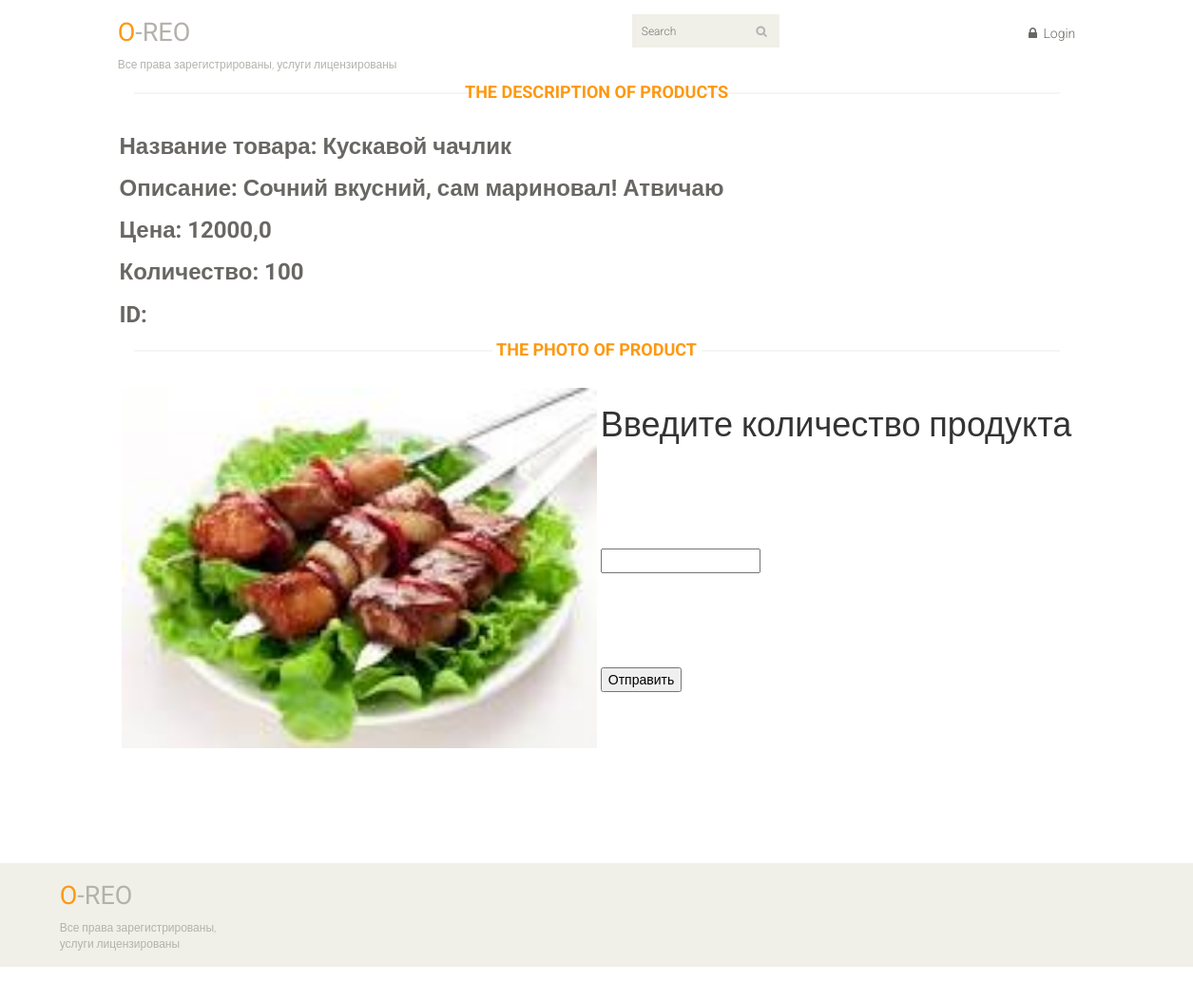
The app's page /product/3 with its own data.
### index/models.py (models this page shows, shortened)
class Product(models.Model):
    product_name = models.CharField(max_length=512)
    product_desc = models.TextField(blank=True)
    product_price = models.FloatField()
    product_photo = models.ImageField()
    product_amount = models.IntegerField()
    product_category = models.ForeignKey(Category, on_delete=models.CASCADE)
    added_time = models.DateTimeField(auto_now_add=True)

### index/views.py (the view, shortened to what this page needs)
# urls.py: path('product/<int:pk>', views.product_page),
def product_page(request, pk):
    product_info = Product.objects.get(id=pk)
    context = {'product': product_info}
    return render(request, 'about_product.html', context)

### index/templates/about_product.html (shortened to what this page needs)
{% load static %}
<html lang="ru">
<head>
    <link href="{% static 'css/bootstrap.min.css' %}" rel="stylesheet">
    <link href="{% static 'css/font-awesome.min.css' %}" rel="stylesheet">
    <link href="{% static 'css/prettyPhoto.css' %}" rel="stylesheet">
    <link href="{% static 'css/price-range.css' %}" rel="stylesheet">
    <link href="{% static 'css/animate.css' %}" rel="stylesheet">
	<link href="{% static 'css/main.css' %}" rel="stylesheet">
	<link href="{% static 'css/responsive.css' %}" rel="stylesheet">
</head>
<body>
    <section class="vlad_header">
		<div class="div_container_header">
			<div class="div_logo">
				<div class="companyinfo">
					<h2><span>O</span>-reo</h2>
					<p>Все права зарегистрированы, услуги лицензированы</p>
				</div>
			</div>
			<div class="div_search">
				<div class="search_box pull-right">
					<form method="POST">
						<input type="text" placeholder="Search" name="search_bar" />
					</form>
				</div>
			</div>
			<div class="div_buttons">
				<div class="shop-menu pull-right">
					<ul class="nav navbar-nav">
						{% if user.is_authenticated %}
							<li><a href="/">Home</a></li>
							<li><a href="/category">Category</a></li>
							<li><a href="/cart"><i class="fa fa-shopping-cart"></i> Cart</a></li>
							<li><a href="/accounts/logout/"><i class="fa fa-lock"></i> Logout</a></li>
						{% else %}
							<li><a href="/accounts/login/"><i class="fa fa-lock"></i> Login</a></li>
						{% endif %}
					</ul>
				</div>
			</div>
		</div>
	</section>
    <section>
        <div class="div_main_container">
			<h2 class="title text-center">The description of products</h2>
            <p>Название товара: {{ product.product_name }}</p>
            <p>Описание: {{ product.product_desc }}</p>
            <p>Цена: {{ product.product_price }}</p>
            <p>Количество: {{ product.product_amount }}</p>
			<p>ID: {{ product.product_id }}</p>
            <h2 class="title text-center">The photo of product</h2>
			<div class="div_con_ph_form">
				<div class="div_con_img">
               		<img src="{{ product.product_photo }}">
				</div>
				<div class="div_con_p_form">
					<form method="POST">
						<h1>Введите количество продукта</h1>
						<input type="number" name="amount_products"> <br>
						<button>Отправить</button>
					</form>
				</div>
			</div>
        </div>
    </section>
    <footer id="footer">
		<div class="footer-top">
			<div class="container">
				<div class="row">
					<div class="col-sm-2">
						<div class="companyinfo">
							<h2><span>O</span>-reo</h2>
							<p>Все права зарегистрированы, услуги лицензированы</p>
						</div>
					</div>
				</div>
			</div>
		</div>
	</footer>
</body>
</html>

### index/static/css/main.css (style rules this page uses)
body { font-family: 'Roboto', sans-serif; background:; position: relative; font-weight:400px; }
ul li { list-style: none; }
a { -webkit-transition: 300ms; -moz-transition: 300ms; -o-transition: 300ms; transition: 300ms; }
h1, h2, h3, h4, h5, h6 { font-family: 'Roboto', sans-serif; }
.shop-menu ul li { display:inline-block; padding-left: 15px; padding-right: 15px; }
.shop-menu ul li:last-child { padding-right: 0; }
.shop-menu ul li a { background: #FFFFFF; color: #696763; font-family: 'Roboto', sans-serif; font-size: 14px; font-weight: 300; padding:0; padding-right: 0; margin-top: 10px; }
.shop-menu ul li a i { margin-right:3px; }
.search_box input { background: #F0F0E9; border: medium none; color: #B2B2B2; font-family: 'roboto'; font-size: 12px; font-weight: 300; height: 35px; outline: medium none; padding-left: 10px; width: 155px; background-image: url(../images/home/searchicon.png); background-repeat: no-repeat; background-position: 130px; }
#footer { background: #F0F0E9; }
.footer-top .container { border-bottom: 1px solid #E0E0DA; padding-bottom: 20px; }
.companyinfo h2 { color: #B4B1AB; font-family: abel; font-size: 27px; text-transform: uppercase; }
.companyinfo h2 span { color:#FE980F; }
.companyinfo p { color: #B3B3AD; font-family: 'Roboto', sans-serif; font-size: 12px; font-weight: 300; }
.left-sidebar h2:after, h2.title:after { content: " "; position: absolute; border: 1px solid #f5f5f5; bottom:8px; left: 0; width: 100%; height: 0; z-index: -2; }
h2.title:before { content: " "; position: absolute; background: #fff; bottom: -6px; width: 220px; height: 30px; z-index: -1; left: 50%; margin-left: -110px; }
h2.title { color: #FE980F; font-family: 'Roboto', sans-serif; font-size: 18px; font-weight: 700; margin: 0 15px; text-transform: uppercase; margin-bottom: 30px; position: relative; }
.div_container_header { display: flex; flex-direction: row; justify-content: space-around; }
.div_search { margin-top: 1.2%; }
.div_buttons { margin-top: 1.2%; }
.div_main_container { width: 80%; margin-left: 10%; margin-right: 10%; }
.div_main_container p { font-family: 'Roboto', sans-serif; font-size: 24px; font-weight: 700; color: #696763; }
.div_con_img { width: 500px; height: 500px; }
.div_con_img img { width: 100%; height: auto; }
.div_con_ph_form { display: flex; flex-direction: row; justify-content: space-around; }
.div_con_p_form input, button { margin-top: 20%; }

### records on screen
Product: product_name "Кускавой чачлик", product_desc "Сочний вкусний, сам мариновал! Атвичаю", product_price "12000,0", product_amount "100", product_photo (picture)
